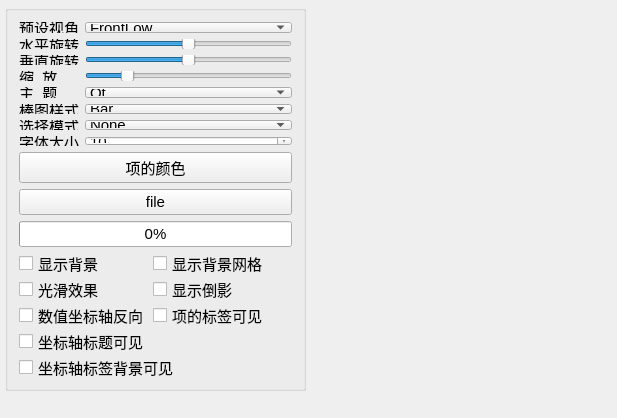
<?xml version="1.0" encoding="UTF-8"?>
<ui version="4.0">
 <class>MainWindow</class>
 <widget class="QMainWindow" name="MainWindow">
  <property name="geometry">
   <rect>
    <x>0</x>
    <y>0</y>
    <width>617</width>
    <height>418</height>
   </rect>
  </property>
  <property name="font">
   <font>
    <pointsize>11</pointsize>
   </font>
  </property>
  <property name="windowTitle">
   <string>Q3DBars绘图</string>
  </property>
  <widget class="QWidget" name="centralWidget">
   <widget class="QGroupBox" name="groupBox">
    <property name="geometry">
     <rect>
      <x>5</x>
      <y>5</y>
      <width>301</width>
      <height>386</height>
     </rect>
    </property>
    <property name="title">
     <string/>
    </property>
    <layout class="QVBoxLayout" name="verticalLayout">
     <item>
      <layout class="QGridLayout" name="gridLayout">
       <item row="0" column="0">
        <widget class="QLabel" name="label_5">
         <property name="text">
          <string>预设视角</string>
         </property>
         <property name="buddy">
          <cstring>comboCamera</cstring>
         </property>
        </widget>
       </item>
       <item row="0" column="1">
        <widget class="QComboBox" name="comboCamera">
         <item>
          <property name="text">
           <string>FrontLow</string>
          </property>
         </item>
         <item>
          <property name="text">
           <string>Front</string>
          </property>
         </item>
         <item>
          <property name="text">
           <string>FrontHigh</string>
          </property>
         </item>
         <item>
          <property name="text">
           <string>LeftLow</string>
          </property>
         </item>
         <item>
          <property name="text">
           <string>Left</string>
          </property>
         </item>
         <item>
          <property name="text">
           <string>LeftHigh</string>
          </property>
         </item>
         <item>
          <property name="text">
           <string>RightLow</string>
          </property>
         </item>
         <item>
          <property name="text">
           <string>Right</string>
          </property>
         </item>
         <item>
          <property name="text">
           <string>RightHigh</string>
          </property>
         </item>
         <item>
          <property name="text">
           <string>BehindLow</string>
          </property>
         </item>
         <item>
          <property name="text">
           <string>Behind</string>
          </property>
         </item>
         <item>
          <property name="text">
           <string>BehindHigh</string>
          </property>
         </item>
         <item>
          <property name="text">
           <string>IsometricLeft</string>
          </property>
         </item>
         <item>
          <property name="text">
           <string>IsometricLeftHigh</string>
          </property>
         </item>
         <item>
          <property name="text">
           <string>IsometricRight</string>
          </property>
         </item>
         <item>
          <property name="text">
           <string>IsometricRightHigh</string>
          </property>
         </item>
         <item>
          <property name="text">
           <string>DirectlyAbove</string>
          </property>
         </item>
         <item>
          <property name="text">
           <string>DirectlyAboveCW45</string>
          </property>
         </item>
         <item>
          <property name="text">
           <string>DirectlyAboveCCW45</string>
          </property>
         </item>
         <item>
          <property name="text">
           <string>FrontBelow</string>
          </property>
         </item>
         <item>
          <property name="text">
           <string>LeftBelow</string>
          </property>
         </item>
         <item>
          <property name="text">
           <string>RightBelow</string>
          </property>
         </item>
         <item>
          <property name="text">
           <string>BehindBelow</string>
          </property>
         </item>
         <item>
          <property name="text">
           <string>DirectlyBelow</string>
          </property>
         </item>
        </widget>
       </item>
       <item row="1" column="0">
        <widget class="QLabel" name="label_6">
         <property name="text">
          <string>水平旋转</string>
         </property>
         <property name="buddy">
          <cstring>sliderH</cstring>
         </property>
        </widget>
       </item>
       <item row="1" column="1">
        <widget class="QSlider" name="sliderH">
         <property name="minimum">
          <number>-180</number>
         </property>
         <property name="maximum">
          <number>180</number>
         </property>
         <property name="orientation">
          <enum>Qt::Horizontal</enum>
         </property>
        </widget>
       </item>
       <item row="2" column="0">
        <widget class="QLabel" name="label_7">
         <property name="text">
          <string>垂直旋转</string>
         </property>
         <property name="buddy">
          <cstring>sliderV</cstring>
         </property>
        </widget>
       </item>
       <item row="2" column="1">
        <widget class="QSlider" name="sliderV">
         <property name="minimum">
          <number>-180</number>
         </property>
         <property name="maximum">
          <number>180</number>
         </property>
         <property name="orientation">
          <enum>Qt::Horizontal</enum>
         </property>
        </widget>
       </item>
       <item row="3" column="0">
        <widget class="QLabel" name="label_8">
         <property name="text">
          <string>缩  放</string>
         </property>
         <property name="buddy">
          <cstring>sliderZoom</cstring>
         </property>
        </widget>
       </item>
       <item row="3" column="1">
        <widget class="QSlider" name="sliderZoom">
         <property name="minimum">
          <number>10</number>
         </property>
         <property name="maximum">
          <number>500</number>
         </property>
         <property name="value">
          <number>100</number>
         </property>
         <property name="orientation">
          <enum>Qt::Horizontal</enum>
         </property>
        </widget>
       </item>
       <item row="4" column="0">
        <widget class="QLabel" name="label">
         <property name="text">
          <string>主  题</string>
         </property>
         <property name="buddy">
          <cstring>cBoxTheme</cstring>
         </property>
        </widget>
       </item>
       <item row="4" column="1">
        <widget class="QComboBox" name="cBoxTheme">
         <item>
          <property name="text">
           <string>Qt</string>
          </property>
         </item>
         <item>
          <property name="text">
           <string>Primary Colors</string>
          </property>
         </item>
         <item>
          <property name="text">
           <string>Digia</string>
          </property>
         </item>
         <item>
          <property name="text">
           <string>StoneMoss</string>
          </property>
         </item>
         <item>
          <property name="text">
           <string>ArmyBlue</string>
          </property>
         </item>
         <item>
          <property name="text">
           <string>Retro</string>
          </property>
         </item>
         <item>
          <property name="text">
           <string>Ebony</string>
          </property>
         </item>
         <item>
          <property name="text">
           <string>Isabelle</string>
          </property>
         </item>
        </widget>
       </item>
       <item row="5" column="0">
        <widget class="QLabel" name="label_2">
         <property name="text">
          <string>棒图样式</string>
         </property>
         <property name="buddy">
          <cstring>cBoxBarStyle</cstring>
         </property>
        </widget>
       </item>
       <item row="5" column="1">
        <widget class="QComboBox" name="cBoxBarStyle">
         <item>
          <property name="text">
           <string>Bar</string>
          </property>
         </item>
         <item>
          <property name="text">
           <string>Cube</string>
          </property>
         </item>
         <item>
          <property name="text">
           <string>Pyramid</string>
          </property>
         </item>
         <item>
          <property name="text">
           <string>Cone</string>
          </property>
         </item>
         <item>
          <property name="text">
           <string>Cylinder</string>
          </property>
         </item>
         <item>
          <property name="text">
           <string>BevelBar</string>
          </property>
         </item>
         <item>
          <property name="text">
           <string>BevelCube</string>
          </property>
         </item>
         <item>
          <property name="text">
           <string>Sphere</string>
          </property>
         </item>
         <item>
          <property name="text">
           <string>Minimal</string>
          </property>
         </item>
         <item>
          <property name="text">
           <string>Arrow</string>
          </property>
         </item>
         <item>
          <property name="text">
           <string>Point</string>
          </property>
         </item>
        </widget>
       </item>
       <item row="6" column="0">
        <widget class="QLabel" name="label_3">
         <property name="text">
          <string>选择模式</string>
         </property>
         <property name="buddy">
          <cstring>cBoxSelectionMode</cstring>
         </property>
        </widget>
       </item>
       <item row="6" column="1">
        <widget class="QComboBox" name="cBoxSelectionMode">
         <item>
          <property name="text">
           <string>None</string>
          </property>
         </item>
         <item>
          <property name="text">
           <string>Item</string>
          </property>
         </item>
         <item>
          <property name="text">
           <string>Row</string>
          </property>
         </item>
         <item>
          <property name="text">
           <string>Item And Row</string>
          </property>
         </item>
         <item>
          <property name="text">
           <string>Column</string>
          </property>
         </item>
         <item>
          <property name="text">
           <string>Item And Column</string>
          </property>
         </item>
         <item>
          <property name="text">
           <string>Row And Column</string>
          </property>
         </item>
         <item>
          <property name="text">
           <string>Item Row And Column</string>
          </property>
         </item>
         <item>
          <property name="text">
           <string>Slice</string>
          </property>
         </item>
        </widget>
       </item>
       <item row="7" column="0">
        <widget class="QLabel" name="label_4">
         <property name="text">
          <string>字体大小</string>
         </property>
         <property name="buddy">
          <cstring>spinFontSize</cstring>
         </property>
        </widget>
       </item>
       <item row="7" column="1">
        <widget class="QSpinBox" name="spinFontSize">
         <property name="minimum">
          <number>5</number>
         </property>
         <property name="value">
          <number>10</number>
         </property>
        </widget>
       </item>
      </layout>
     </item>
     <item>
      <widget class="QPushButton" name="btnBarColor">
       <property name="text">
        <string>项的颜色</string>
       </property>
      </widget>
     </item>
    <item>
      <widget class="QPushButton" name="btnYeah">
       <property name="text">
        <string>file</string>
       </property>
      </widget>
     </item>
     <item>
      <widget class="QProgressBar" name="progBarH">
       <property name="value">
        <number>0</number>
       </property>
       <property name="textVisible">
        <bool>true</bool>
       </property>
       <property name="orientation">
        <enum>Qt::Horizontal</enum>
       </property>
       <property name="textDirection">
        <enum>QProgressBar::TopToBottom</enum>
       </property>
       <property name="format">
        <string>%p%</string>
       </property>
       <property name="minimum">
        <number>0</number>
       </property>
       <property name="maximum">
        <number>25</number>
       </property>      </widget>
     </item>     
     <item>
      <layout class="QGridLayout" name="gridLayout_2">
       <item row="0" column="0">
        <widget class="QCheckBox" name="chkBoxBackground">
         <property name="text">
          <string>显示背景</string>
         </property>
        </widget>
       </item>
       <item row="0" column="1" colspan="2">
        <widget class="QCheckBox" name="chkBoxGrid">
         <property name="text">
          <string>显示背景网格</string>
         </property>
        </widget>
       </item>
       <item row="1" column="0">
        <widget class="QCheckBox" name="chkBoxSmooth">
         <property name="text">
          <string>光滑效果</string>
         </property>
        </widget>
       </item>
       <item row="1" column="1" colspan="2">
        <widget class="QCheckBox" name="chkBoxReflection">
         <property name="text">
          <string>显示倒影</string>
         </property>
        </widget>
       </item>
       <item row="2" column="0">
        <widget class="QCheckBox" name="chkBoxReverse">
         <property name="text">
          <string>数值坐标轴反向</string>
         </property>
        </widget>
       </item>
       <item row="2" column="1" colspan="2">
        <widget class="QCheckBox" name="chkBoxItemLabel">
         <property name="text">
          <string>项的标签可见</string>
         </property>
        </widget>
       </item>
       <item row="3" column="0">
        <widget class="QCheckBox" name="chkBoxAxisTitle">
         <property name="text">
          <string>坐标轴标题可见</string>
         </property>
        </widget>
       </item>
       <item row="3" column="2">
        <spacer name="horizontalSpacer">
         <property name="orientation">
          <enum>Qt::Horizontal</enum>
         </property>
         <property name="sizeHint" stdset="0">
          <size>
           <width>40</width>
           <height>20</height>
          </size>
         </property>
        </spacer>
       </item>
       <item row="4" column="0" colspan="2">
        <widget class="QCheckBox" name="chkBoxAxisBackground">
         <property name="text">
          <string>坐标轴标签背景可见</string>
         </property>
        </widget>
       </item>
       <item row="4" column="2">
        <spacer name="horizontalSpacer_2">
         <property name="orientation">
          <enum>Qt::Horizontal</enum>
         </property>
         <property name="sizeHint" stdset="0">
          <size>
           <width>40</width>
           <height>20</height>
          </size>
         </property>
        </spacer>
       </item>
      </layout>
     </item>
     <item>
      <spacer name="verticalSpacer">
       <property name="orientation">
        <enum>Qt::Vertical</enum>
       </property>
       <property name="sizeHint" stdset="0">
        <size>
         <width>20</width>
         <height>40</height>
        </size>
       </property>
      </spacer>
     </item>
    </layout>
   </widget>
  </widget>
 </widget>
 <layoutdefault spacing="6" margin="11"/>
 <resources/>
 <connections/>
</ui>
